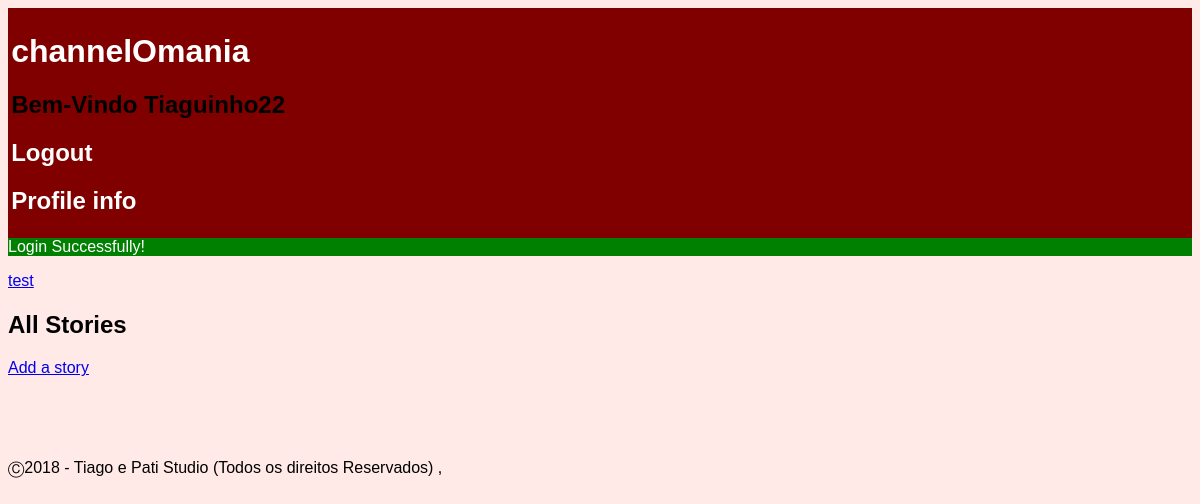
The app's page /pages/channel.php (signed in), older data.
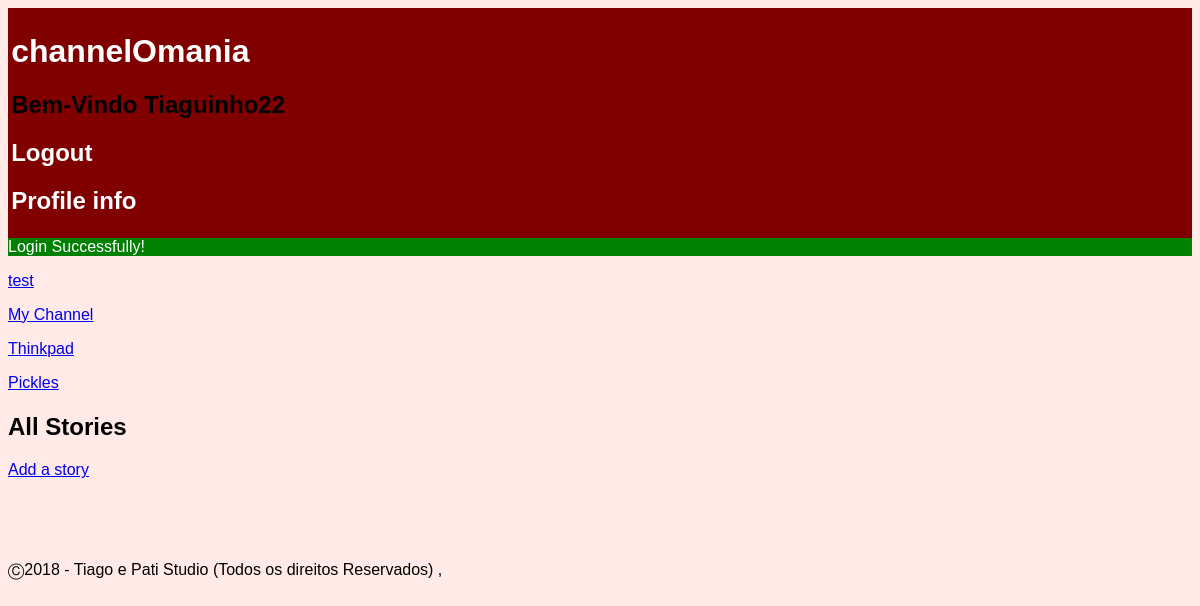
The same page, newer data.
### tables this page shows
CREATE TABLE 'channel'
(
	'ID' INTEGER NOT NULL PRIMARY KEY,
	'name' TEXT NOT NULL,
	'coverImage' TEXT NULL,
	'author' INTEGER NOT NULL,
	CONSTRAINT 'FK_author' FOREIGN KEY ('author') REFERENCES 'user' ('ID') ON DELETE No Action ON UPDATE No Action
);

### pages/channel.php (called while the page is built, shortened)
<?php
  include_once('../database/db_list.php');
  include_once('../templates/tpl_common.php');
  include_once('../templates/tpl_channel.php');
  draw_header();
  $channel = getStoriesByChannel($_GET['channelId']);
  draw_channel($channel);
  draw_footer();
?>

### database/db_list.php (called while the page is built, shortened)
<?php
function listChannel() {
  $db = Database::instance()->db();
  $stmt = $db->prepare('SELECT * FROM channel');
  $stmt->execute();
  return $stmt->fetchAll();
}
?>

### templates/tpl_channel.php (the view, shortened to what this page needs)
<?php function draw_channel($channel) { ?>
  <?php $channels = listChannel(); ?>
  <?php foreach($channels as $channel_list) { ?>
    <p><a href = "../pages/channel.php?channelId=<?php echo($channel_list['ID']); ?>" ><?php echo($channel_list['name']); ?></a></p>
  <?php } ?>
  <h2>All Stories</h2>
  <p><a href = "../pages/new_story.php?channelId=<?php echo($_GET['channelId']); ?>" >Add a story</a></p>
<?php } ?>

### templates/tpl_common.php (shortened to what this page needs)
<?php function draw_header(){
?>
<!DOCTYPE html>
<html lang="en-US">
  <head>
    <link href="../css/style.css" rel="stylesheet">
  </head>
  <body>
    <header class="header">
      <h1><a href="mainpage.php">channelOmania</a></h1>
      <?php if(isset($_SESSION['username'])){ ?>
        <h2>Bem-Vindo <?php echo($_SESSION['username']) ?> </h2>
        <h2><a href="../actions/action_logout.php">Logout</a></h2>
        <h2><a href="../pages/profile.php">Profile info</a></h2>
      <?php } ?>
    </header>
    <?php if (isset($_SESSION['messages'])) {?>
      <section id="messages">
        <?php foreach($_SESSION['messages'] as $message) { ?>
          <div class="<?=$message['type']?>"><?=$message['content']?></div>
        <?php } ?>
      </section>
    <?php unset($_SESSION['messages']); } ?>
<?php } ?>
<?php function draw_footer(){
  ?>
  <footer>
    <p>	&#9400;2018 - Tiago e Pati Studio (Todos os direitos Reservados) ,</p>
  </footer>
</body>
</html>
<?php }
 ?>

Row changes from the older to the newer data that the page shows:
added channel: name "My Channel"
added channel: name "Thinkpad"
added channel: name "Pickles"
